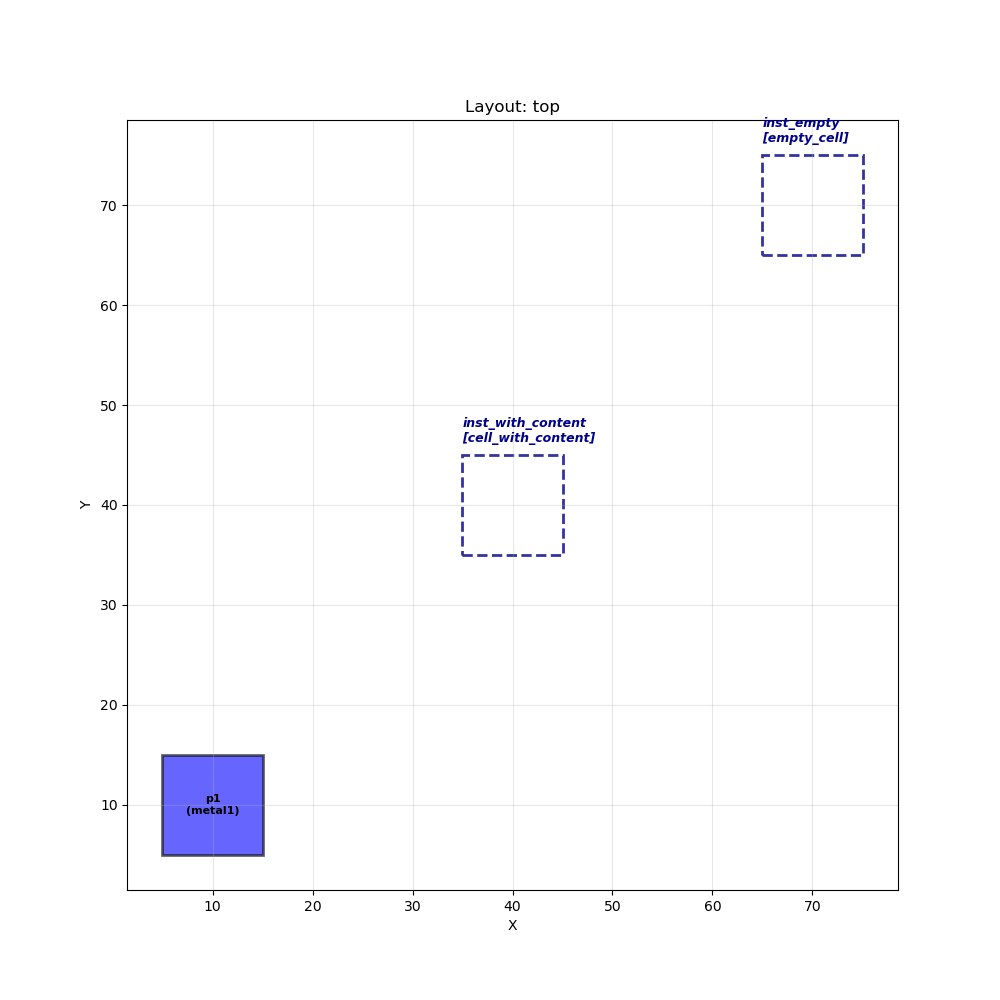

This chart was generated by the following Python code:
#!/usr/bin/env python3
# -*- coding: utf-8 -*-
"""
Test empty cell instances - they should get default size constraints and display
"""

from gds_cell import Cell, Polygon, CellInstance
import matplotlib.pyplot as plt

# Create a cell with content
cell_with_content = Cell('cell_with_content')
p1 = Polygon('p1', 'metal1')
cell_with_content.add_polygon(p1)

# Create an empty cell
empty_cell = Cell('empty_cell')

# Create top cell with both instances
top = Cell('top')
inst1 = CellInstance('inst_with_content', cell_with_content)
inst2 = CellInstance('inst_empty', empty_cell)
top.add_instance([inst1, inst2])

# Constrain them
top.constrain(inst1, 'sx2+10<ox1', inst2)  # empty instance to the right

print("Solving...")
result = top.solver()
print(f"Solver result: {result}")

if result:
    print(f"\nInstance with content: {inst1.pos_list}")
    print(f"  Content polygon p1: {p1.pos_list}")
    print(f"\nEmpty instance: {inst2.pos_list}")
    print(f"  Width: {inst2.pos_list[2] - inst2.pos_list[0]:.2f}")
    print(f"  Height: {inst2.pos_list[3] - inst2.pos_list[1]:.2f}")

    print("\nDrawing layout...")
    fig = top.draw(solve_first=False, show=False)
    plt.savefig('test_empty_instance.png')
    print("Saved to test_empty_instance.png")
    print("\nBoth instances are solved correctly.")
    print("Empty instance shows as a dashed box with default size (10x10).")
else:
    print("Solver failed!")
